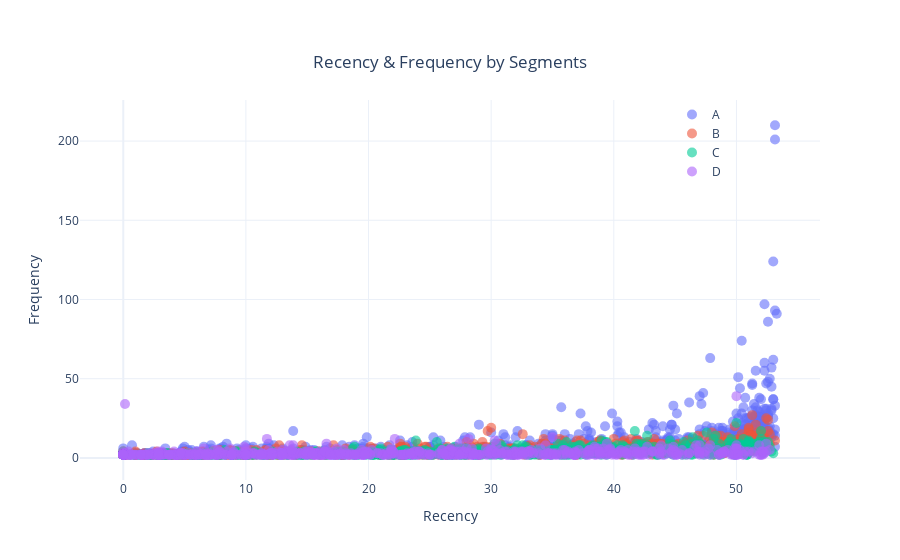

Write notebook code for a chart like this one.
### Code cell
fig = go.Figure()
for i in cltv_final['segment'].unique():
    fig.add_trace(go.Scatter(x=cltv_final[cltv_final['segment']==i]['recency'],
                           y=cltv_final[cltv_final['segment']==i]['frequency'],
                           mode='markers', name=str(i),showlegend = True,
                           marker = dict(size = 10,opacity = 0.6)))

fig.update_layout(title={'text': "Recency & Frequency by Segments",'y':0.9,'x':0.5,
                          'xanchor': 'center','yanchor': 'top'},
                  legend=dict(x=0.8,y=1,bgcolor='rgba(255, 255, 255, 0)'),
                  xaxis = dict(title='Recency'),
                  yaxis=dict(title='Frequency'),
                  template='plotly_white')

fig.show()

### Figure 1 — Plotly figure (JSON) as saved in the notebook; plotly's stock layout.template omitted (floating-point values rounded to 4 significant figures; data arrays with more than 128 entries replaced by an {"elided": "..."} marker saying what was removed)
{"data": [{"marker": {"opacity": 0.6, "size": 10}, "mode": "markers", "name": "A", "showlegend": true, "type": "scatter", "x": {"elided": "711 float values"}, "y": {"elided": "711 int values"}}, {"marker": {"opacity": 0.6, "size": 10}, "mode": "markers", "name": "B", "showlegend": true, "type": "scatter", "x": {"elided": "711 float values"}, "y": {"elided": "711 int values"}}, {"marker": {"opacity": 0.6, "size": 10}, "mode": "markers", "name": "C", "showlegend": true, "type": "scatter", "x": {"elided": "711 float values"}, "y": {"elided": "711 int values"}}, {"marker": {"opacity": 0.6, "size": 10}, "mode": "markers", "name": "D", "showlegend": true, "type": "scatter", "x": {"elided": "712 float values"}, "y": {"elided": "712 int values"}}], "layout": {"legend": {"bgcolor": "rgba(255, 255, 255, 0)", "x": 0.8, "y": 1}, "title": {"text": "Recency & Frequency by Segments", "x": 0.5, "xanchor": "center", "y": 0.9, "yanchor": "top"}, "xaxis": {"title": {"text": "Recency"}}, "yaxis": {"title": {"text": "Frequency"}}}}
